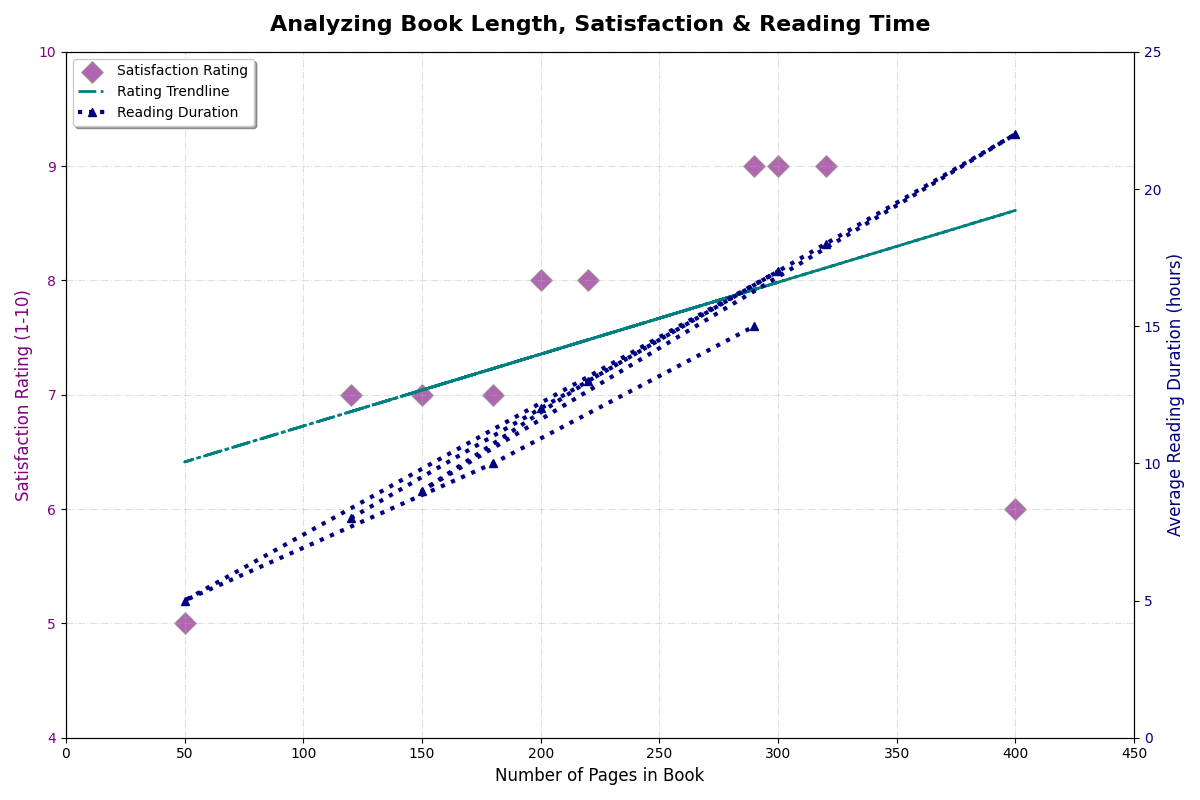

This chart was generated by the following Python code:
import matplotlib.pyplot as plt
import numpy as np

pages = np.array([120, 200, 320, 400, 150, 220, 300, 50, 180, 290])
ratings = np.array([7, 8, 9, 6, 7, 8, 9, 5, 7, 9])
reading_duration = np.array([8, 12, 18, 22, 9, 13, 17, 5, 10, 15])

fig, ax1 = plt.subplots(figsize=(12, 8))

# Altered scatter plot styling with shuffled color
scatter = ax1.scatter(pages, ratings, color='purple', label='Satisfaction Rating', alpha=0.6, s=120, marker='D', edgecolor='gray')

# Trendline style changes with shuffled color
coef = np.polyfit(pages, ratings, 1)
poly1d_fn = np.poly1d(coef)
plt.plot(pages, poly1d_fn(pages), color='teal', linestyle='-.', linewidth=2, label='Rating Trendline')

ax1.set_xlabel('Number of Pages in Book', fontsize=12)
ax1.set_ylabel('Satisfaction Rating (1-10)', color='purple', fontsize=12)
ax1.tick_params(axis='y', labelcolor='purple')
ax1.set_xlim(0, 450)
ax1.set_ylim(4, 10)

# Secondary y-axis with altered style and shuffled color
ax2 = ax1.twinx()
ax2.plot(pages, reading_duration, color='navy', marker='^', linestyle=':', linewidth=3, label='Reading Duration')
ax2.set_ylabel('Average Reading Duration (hours)', color='navy', fontsize=12)
ax2.tick_params(axis='y', labelcolor='navy')
ax2.set_ylim(0, 25)

plt.title('Analyzing Book Length, Satisfaction & Reading Time', fontsize=16, fontweight='bold', pad=15)
ax1.grid(True, linestyle='-.', alpha=0.4)

fig.tight_layout()
lines_1, labels_1 = ax1.get_legend_handles_labels()
lines_2, labels_2 = ax2.get_legend_handles_labels()
ax1.legend(lines_1 + lines_2, labels_1 + labels_2, loc='upper left', frameon=True, shadow=True)

plt.show()
